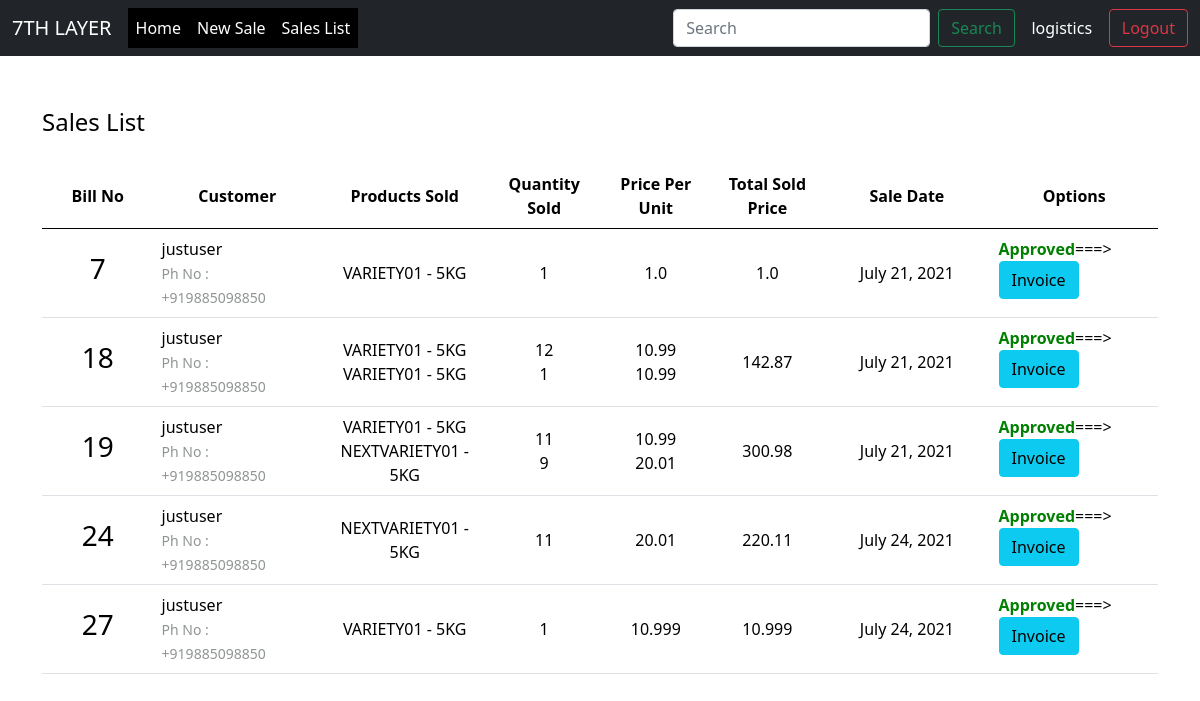
/sales/ (signed in), run on the app's committed database.
### authentication/models.py (models this page shows)
class Dependent(models.Model):
	zone = models.ForeignKey(Zone, on_delete = models.CASCADE,blank = True,null = True)
	state = models.ForeignKey(State, on_delete = models.CASCADE, blank = True,null = True)
	region = models.ForeignKey(Region, on_delete = models.CASCADE, blank = True,null = True)
	divison = models.ForeignKey(Divison, on_delete = models.CASCADE, blank = True,null = True)
	district = models.ForeignKey(District, on_delete = models.CASCADE, blank = True,null = True)
	mandal = models.ForeignKey(Mandal, on_delete = models.CASCADE, blank = True,null = True)
	village = models.ForeignKey(Village, on_delete = models.CASCADE, blank = True,null = True)
	class Meta:
		abstract = True

class MyUser(AbstractUser,Dependent):
	username_validator = UnicodeUsernameValidator()
	username = models.CharField(
        _('username'),
        max_length=150,
        unique=True,
        help_text=_('Required. 150 characters or fewer. Letters, digits and @/./+/-/_ only.'),
        validators=[username_validator],
        db_index=True, primary_key=True,
        error_messages={
            'unique': _("A user with that username already exists."),
        },)
	company = models.ForeignKey(Company, on_delete = models.CASCADE,blank = True,null = True)
	usertype = models.ForeignKey(UserType, on_delete = models.CASCADE,blank = True,null = True)
	address = models.TextField(blank = True,null = True)
	mobile = PhoneNumberField(blank = True,null = True)
	officer = models.ForeignKey(settings.AUTH_USER_MODEL ,on_delete = models.SET_NULL , null = True, blank = True)
	REQUIRED_FIELDS = ['email']

### umasagar/models.py (models this page shows, shortened)
class TimeStamp(models.Model):
    time = models.DateTimeField(auto_now_add = True)
    user = models.ForeignKey(MyUser,on_delete = models.CASCADE)
    class Meta:
        abstract = True

class SaleBill(TimeStamp):
    billno = models.AutoField(primary_key=True)
    time = models.DateTimeField(auto_now=True)
    dealer = models.ForeignKey(MyUser, on_delete = models.SET_NULL, related_name='saledealer',null = True,verbose_name = 'select user')
    name = models.CharField(max_length=150,blank = True,null = True)
    phone = models.CharField(max_length=13,blank = True,null = True)
    address = models.TextField(blank = True,null = True)
    email = models.EmailField(max_length=254,blank = True,null = True)
    lrno = models.CharField(max_length = 254,blank = True,null = True,verbose_name = 'LR No.')
    vehicleno = models.CharField(max_length = 254,blank = True,null = True,verbose_name = 'Vehicle No.')
    s1approve = models.BooleanField(default = False,verbose_name = 'Approve')
    s2approve = models.BooleanField(default = False,verbose_name = 'Approve')
    logapprove = models.BooleanField(default = False,verbose_name = 'Approve')
    def get_items_list(self):
        return SaleItem.objects.filter(billno=self)
    def get_total_price(self):
        saleitems = SaleItem.objects.filter(billno=self)
        total = 0
        for item in saleitems:
            total += item.totalprice
        return total

class SaleItem(models.Model):
    billno = models.ForeignKey(SaleBill, on_delete = models.CASCADE, related_name='salebillno')
    product = models.ForeignKey(Product, on_delete = models.CASCADE)
    quantity = models.IntegerField(default=1)
    perprice = models.FloatField(default=1)
    totalprice = models.FloatField(default=1)

class Product(models.Model):
	company = models.ForeignKey(Company, on_delete = models.CASCADE)
	crop_group = models.ForeignKey(CropGroup, on_delete = models.CASCADE)
	crop_code = models.ForeignKey(CropCode, on_delete = models.CASCADE)
	crop_category = models.ForeignKey(CropCategory, on_delete = models.CASCADE)
	stage = models.ForeignKey(Stage, on_delete = models.CASCADE)
	variety_code = models.OneToOneField(VarietyCode, on_delete = models.CASCADE,primary_key = True)
	uom = models.ForeignKey(UOM, on_delete = models.CASCADE)
	pack_size = models.CharField(max_length = 100)
	price = models.DecimalField(max_digits = 15,decimal_places = 2)

class VarietyCode(models.Model):
	variety_code = models.CharField(max_length = 100,unique = True,primary_key = True,validators=[validate_pk])
	def __str__(self):
		return self.variety_code

class UOM(models.Model):
	uom = models.CharField(max_length = 100)
	def __str__(self):
		return self.uom

### umasagar/views.py (the view)
# urls.py: path('sales/', SaleView.as_view(), name='sales-list'),
class SaleView(LoginRequiredMixin,ListView):
    model = SaleBill
    template_name = "sales_list.html"
    context_object_name = 'bills'
    ordering = ['-time']
    paginate_by = 10
    def get_context_data(self, *args, **kwargs):
        context = super(SaleView, self).get_context_data(*args, **kwargs)
        try:
            if self.request.user.usertype.usertype == 'user':
                context = {'bills': SaleBill.objects.filter(dealer = self.request.user)}
            elif self.request.user.usertype.usertype == 'logistics':
                context = {'bills': SaleBill.objects.all(),'bill':SaleBillDetails.objects.all()}
            elif self.request.user.usertype.usertype == 'salesrep':
                context = {'bills': SaleBill.objects.filter(user = self.request.user)}
            else:
                pass
        except:
            context = {'bills' : None }
        return context

### umasagar/templates/sales_list.html (shortened to what this page needs)
{% extends "base.html" %}
{% block content %}
<div class="mt-5">
    <div class="row" style="color:black; font-style: bold; font-size: 1.5rem;">
        <div class="col-md-8">Sales List</div>
    </div>
    <br>
    <table class="table table-css">
        <thead class="thead-inverse align-middle">
            <tr>
                <th width="10%">Bill No</th>
                <th width="15%">Customer</th>
                <th width="15%">Products Sold</th>
                <th width="10%">Quantity Sold</th>
                <th width="10%">Price Per Unit</th>
                <th width="10%">Total Sold Price</th>
                <th width="15%">Sale Date</th>
                {% if request.user.usertype.usertype == 'user' %}
                <th width="10%">Stage 1</th>
                <th width="10%">Stage 2</th>
                <th width="10%">Stage 3</th>
                {% else %}
                <th width="25%">Options</th>
                {% endif %}
            </tr>
        </thead>
{% if bills %}
    {% if request.user.usertype.usertype == 'salesrep' %}
        <tbody>
            {% for sale in bills %}
            <tr>
                <td class="align-middle"> <h3>{{ sale.billno }}</h3> </td>
                <td class=""> {{ sale.name }} <br> <small style="color: #909494">Ph No : {{ sale.phone }}</small> </td>
                <td class="align-middle">{% for item in sale.get_items_list %} {{ item.product.variety_code }} - {{item.product.uom}} <br> {% endfor %}</td>
                <td class="align-middle">{% for item in sale.get_items_list %} {{ item.quantity }} <br> {% endfor %}</td>
                <td class="align-middle">{% for item in sale.get_items_list %} {{ item.perprice }} <br> {% endfor %}</td>
                <td class="align-middle">{{ sale.get_total_price }}</td>
                <td class="align-middle">{{ sale.time.date }}</td>
                {% if sale.s2approve %}
                <td><b style="color:green">Approved By Logistics</b></td>
                {% else %}
                <td class="align-middle"> Not Yet Approved <span>#</span></td>
                {% endif %}
            </tr>
            {% endfor %}
        </tbody>
    {% elif request.user.usertype.usertype == 'logistics' %}
        <tbody>
            {% for sale in bills %}
            {% if sale.s1approve and sale.s2approve %}
            <tr>
                <td class="align-middle"> <h3>{{ sale.billno }}</h3> </td>
                <td class=""> {{ sale.name }} <br> <small style="color: #909494">Ph No : {{ sale.phone }}</small> </td>
                <td class="align-middle">{% for item in sale.get_items_list %} {{ item.product.variety_code }} - {{item.product.uom}} <br> {% endfor %}</td>
                <td class="align-middle">{% for item in sale.get_items_list %} {{ item.quantity }} <br> {% endfor %}</td>
                <td class="align-middle">{% for item in sale.get_items_list %} {{ item.perprice }} <br> {% endfor %}</td>
                <td class="align-middle">{{ sale.get_total_price }}</td>
                <td class="align-middle">{{ sale.time.date }}</td>
                {% if sale.logapprove %}
                <td><b style="color:green">Approved</b>===><a class = "btn btn-info" href="{% url 'umasagar:sale-bill' sale.billno %}">Invoice</a></td>
                {% else %}
                <td class="align-middle"> <a href="{% url 'umasagar:log-approve' sale.pk %}" class="btn ghost-pink">Approve Bill</a> <span>#</span></td>
                {% endif %}
            </tr>
            {% endif %}
            {% endfor %}
        </tbody>
    {% else %}
    <span>No Permission</span>
    {% endif %}
    </table>
{% else %}
        <tbody></tbody>
    </table>
    <br><br><br><br><br><br><br><br>
    <div style="color: #ea2088; font-style: bold; font-size: 1.5rem; text-align: center;">WOW, SUCH EMPTY</div>
{% endif %}
</div>
{% endblock content %}

### templates/base.html (shortened to what this page needs)
{% load static %}
<!DOCTYPE html>
<html>
<head>
    <link href="https://cdn.jsdelivr.net/npm/bootstrap@5.0.1/dist/css/bootstrap.min.css" rel="stylesheet">
    <link rel="stylesheet" type="text/css" href="{% static 'css/main.css' %}">
    <link rel="stylesheet" type="text/css" href="{% static 'css/sidebar.css' %}">
    <link rel="stylesheet" type="text/css" href="{% static 'css/dialogbox.css' %}">
</head>
<body class="has-animations">
  <nav class="navbar navbar-expand-lg navbar-dark bg-dark">
  <div class="container-fluid">
    <a class="navbar-brand" href="#">7TH LAYER</a>
    <div class="collapse navbar-collapse" id="navbarSupportedContent">
      <ul class="navbar-nav me-auto mb-2 mb-lg-0">
        <li class="nav-item">
          <a class="nav-link active" aria-current="page" href="{% url 'umasagar:index' %}">Home</a>
        </li>
        <li class="nav-item">
          <a class="nav-link active" href="{% url 'umasagar:select-supplier' %}">New Sale</a>
        </li>
        <li class="nav-item">
          <a class="nav-link active" href="{% url 'umasagar:sales-list' %}" >Sales List</a>
        </li>
      </ul>
      <form class="d-flex">
        <input class="form-control me-2" type="search" placeholder="Search" aria-label="Search">
        <button class="btn btn-outline-success" type="submit">Search</button>
      </form>
      {% if request.user.is_authenticated %}
      <span style="color:white">{{request.user.username}}</span>
          <a class="btn btn-outline-danger" href="{% url 'logout' %}">Logout</a>
      {% else %}
          <a class="btn btn-outline-success" href="{% url 'login' %}">Login</a>
      {% endif %}
    </div>
  </div>
</nav>
<div class="container mt-5">
{% block content %}
{% endblock %}
</div>
</body>
</html>

### assets/css/main.css (style rules this page uses)
body, html { height: 100%; }
a { color:#402657; }
.navbar-collapse > .navbar-nav { background-color: #000000; }
.table-css { color:black; }
h1, h2, h3, h4, h5, h6 { color: black; }
ul { margin: 0; }
.align-middle { text-align: center; }

### data on the page
MyUser: user.username "logistics"
SaleBill: billno "7", name "justuser", phone "+919885098850", get_total_price "1.0", time "July 21, 2021", logapprove "Approved"
SaleItem: product.variety_code "VARIETY01", product.uom "5KG", quantity "1", perprice "1.0"
SaleBill: billno "18", name "justuser", phone "+919885098850", get_total_price "142.87", time "July 21, 2021", logapprove "Approved"
SaleItem: product.variety_code "VARIETY01", product.uom "5KG", quantity "12", perprice "10.99"
SaleItem: product.variety_code "VARIETY01", product.uom "5KG", quantity "1", perprice "10.99"
SaleBill: billno "19", name "justuser", phone "+919885098850", get_total_price "300.98", time "July 21, 2021", logapprove "Approved"
SaleItem: product.variety_code "VARIETY01", product.uom "5KG", quantity "11", perprice "10.99"
SaleItem: product.variety_code "NEXTVARIETY01", product.uom "5KG", quantity "9", perprice "20.01"
SaleBill: billno "24", name "justuser", phone "+919885098850", get_total_price "220.11", time "July 24, 2021", logapprove "Approved"
SaleItem: product.variety_code "NEXTVARIETY01", product.uom "5KG", quantity "11", perprice "20.01"
SaleBill: billno "27", name "justuser", phone "+919885098850", get_total_price "10.999", time "July 24, 2021", logapprove "Approved"
SaleItem: product.variety_code "VARIETY01", product.uom "5KG", quantity "1", perprice "10.999"
